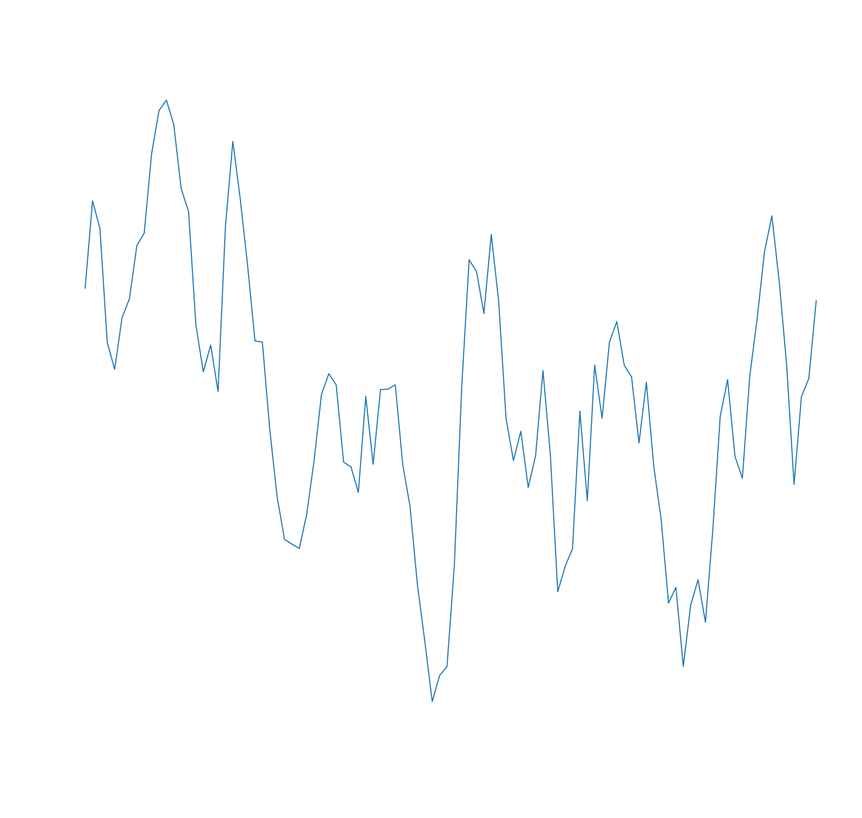
#> input picture out.png, 862 x 818 px, shrunk from 1595 x 1514 before the run, found by its file name
$ python BoxCounting.py
#> lines starting #> are read from the running program, lines starting #| are printed output that depends on the picture; after the words box and inside, x2 and y2 are one past the last pixel; in counts of white or black regions, pixels touching at a corner belong together
import numpy as np
import matplotlib.pyplot as plt

def rgb2gray(rgb):
    return np.dot(rgb[...,:3], [0.299, 0.587, 0.114])

def boxcount(Z, k):
    S = np.add.reduceat(
        np.add.reduceat(Z, np.arange(0, Z.shape[0], k), axis=0),
                           np.arange(0, Z.shape[1], k), axis=1)
    return len(np.where((S > 0) & (S < k*k))[0])

# [16 lines of commented-out code are left out]

curve = plt.imread('out.png')
#> curve is the input picture: shape (818, 862, 4) float32; mean R, G, B, A 0.991, 0.995, 0.997, 1

curve = rgb2gray(curve)
#> in rgb2gray, `return np.dot(rgb[...,:3], [0.299, 0.587, 0.114])`:
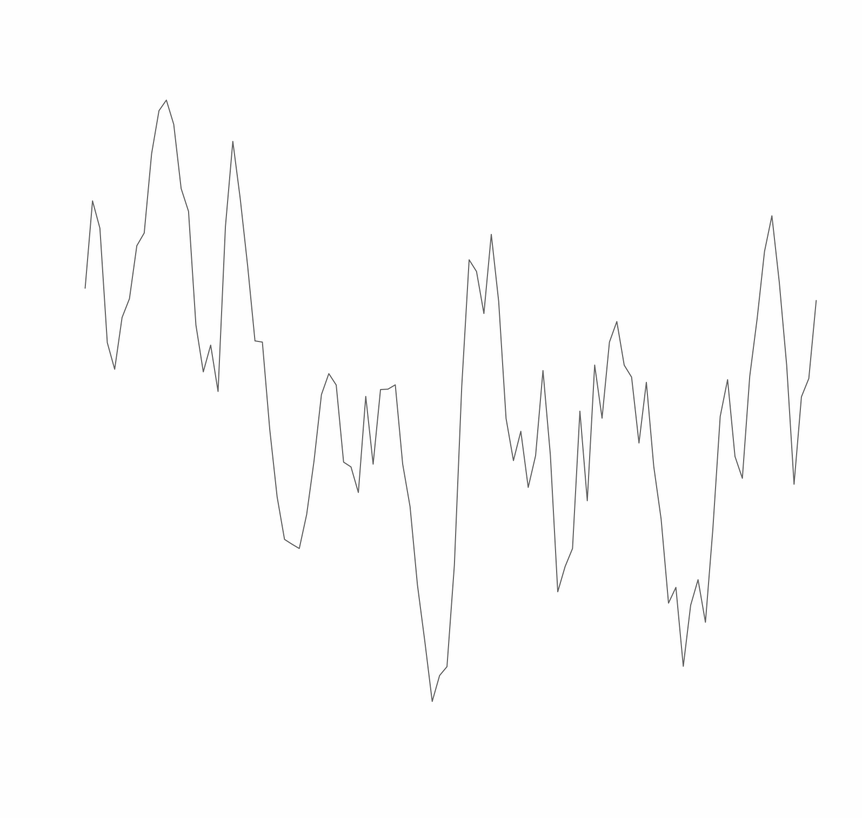
#> returned value: shape (818, 862) float64; min 0.31, max 1, mean 0.994

curve = curve<0.9
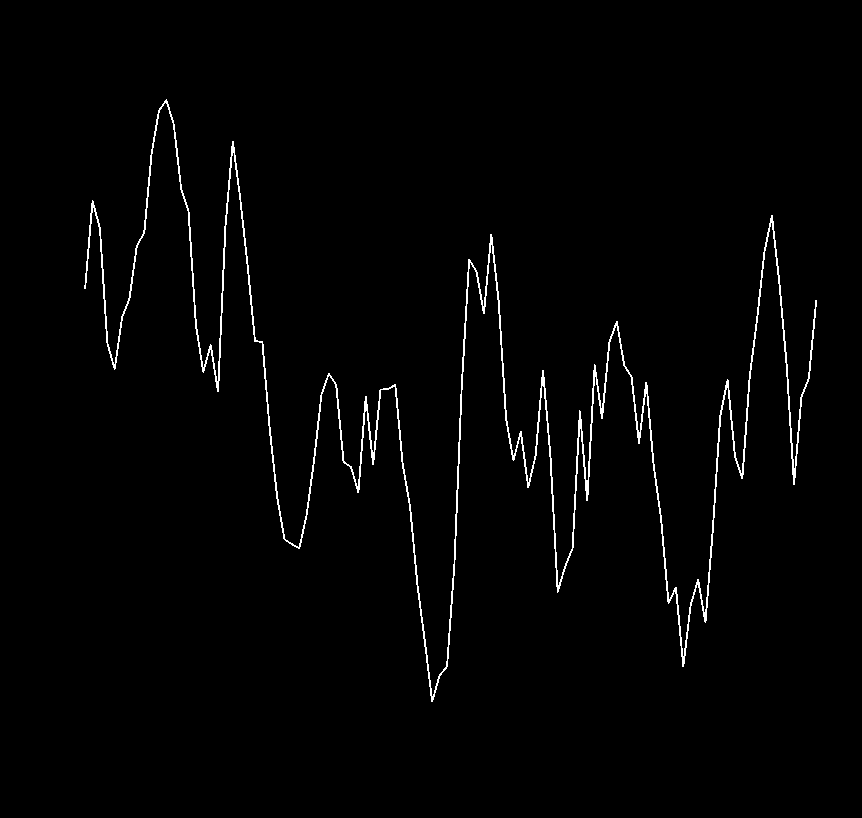
#> curve: shape (818, 862) bool; 1.6% white in thin lines or dots, all inside (x1, y1, x2, y2) = (84, 99, 817, 702)
plt.imshow(curve)
